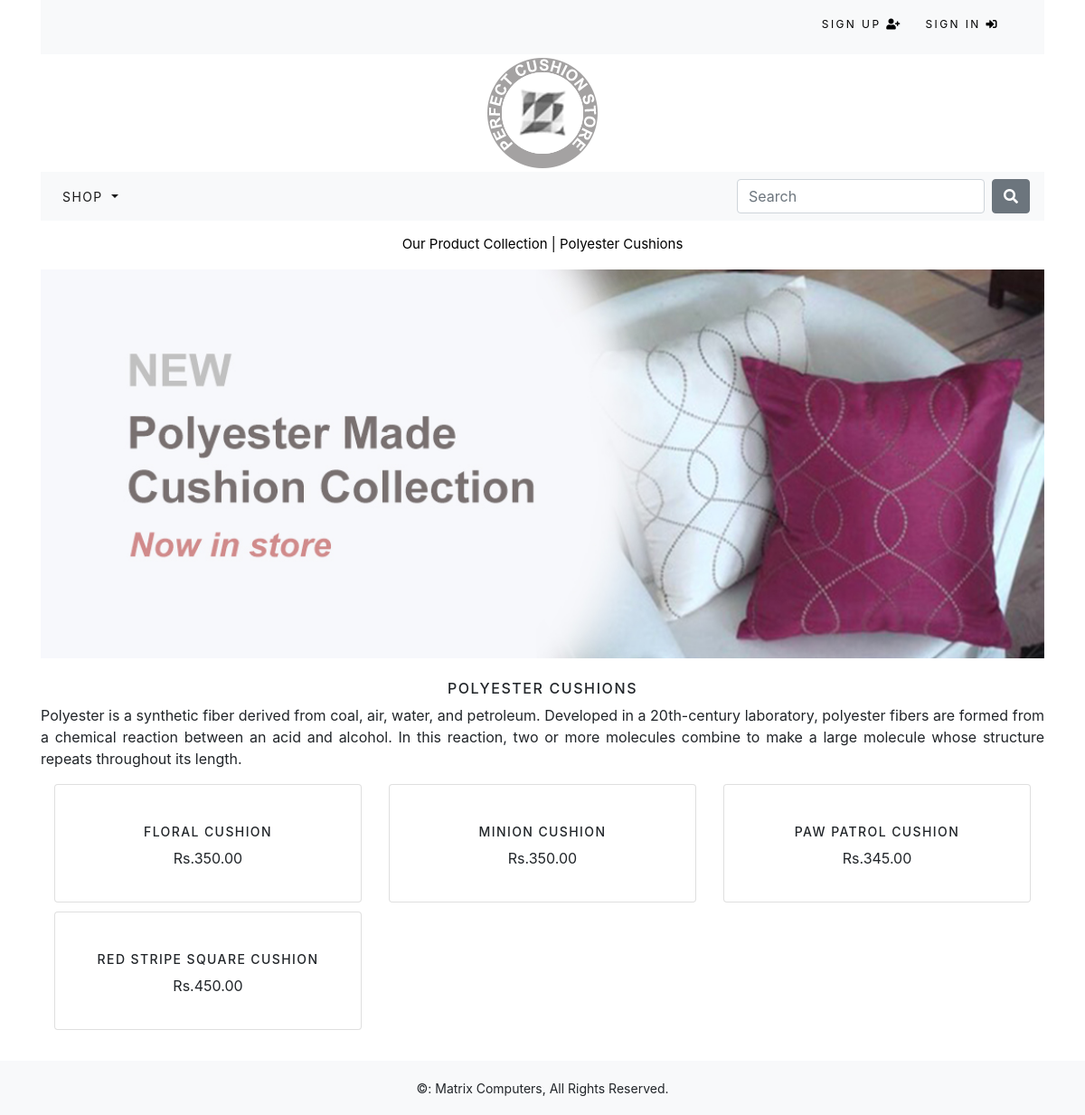
/shop/polyester-cushions/, run on the app's committed database.
### shop/models.py (models this page shows, shortened)
class Category(models.Model):
    name=models.CharField(max_length=250,unique=True)
    slug=models.SlugField(max_length=250,unique=True)
    description=models.TextField(blank=True)
    image=models.ImageField(upload_to='category',blank=True)
    class Meta:
        ordering=('name',)
        verbose_name='category'
        verbose_name_plural='categories'
    def get_url(self):
        return reverse('shop:products_by_category',args=[self.slug])

class Product(models.Model):
    name=models.CharField(max_length=250,unique=True)
    slug=models.SlugField(max_length=250,unique=True)
    description=models.TextField(blank=True)
    category=models.ForeignKey(Category,on_delete=models.CASCADE)
    price=models.DecimalField(max_digits=10,decimal_places=2)
    image=models.ImageField(upload_to='product',blank=True)
    stock=models.IntegerField()
    available=models.BooleanField(default=True)
    created=models.DateTimeField(auto_now_add=True)
    update=models.DateTimeField(auto_now=True)
    class Meta:
        ordering=('name',)
        verbose_name='product'
        verbose_name_plural='products'
    def get_url(self):
        return reverse('shop:ProdCatDetail',args=[self.category.slug,self.slug])

### shop/views.py (the view)
# urls.py: path('',views.allProdCat,name='allProdCat'),
def allProdCat(request,c_slug=None):
    c_page=None
    products_list=None
    if c_slug!=None:
        c_page=get_object_or_404(Category,slug=c_slug)
        products_list=Product.objects.filter(category=c_page,available=True)
    else:
        products_list=Product.objects.all()
    paginator=Paginator(products_list,6)
    try:
        page=int(request.GET.get('page','1'))
    except:
        page=1
    try:
        products=paginator.page(page)
    except (EmptyPage,InvalidPage):
        products=paginator.page(paginator.num_pages)
    return render(request,'shop/category.html',{'category':c_page,'products':products})

### cart/context_processors.py (called while the page is built)
def counter(request):
    item_count=0
    if 'admin' in request.path:
        return {}
    else:
        try:
            cart=Cart.objects.filter(cart_id=_cart_id(request))
            cart_items=CartItem.objects.all().filter(cart=cart[:1])
            for cart_item in cart_items:
                item_count+=cart_item.quantity
        except Cart.DoesNotExist:
            item_count=0
    return dict(item_count=item_count)

### cart/views.py (called while the page is built)
def _cart_id(request):
    cart=request.session.session_key
    if not cart:
        cart=request.session.create()
    return cart

### shop/context_processors.py (called while the page is built)
def menu_links(requets):
    links=Category.objects.all()
    return dict(links=links)

### templates/shop/category.html (shortened to what this page needs)
{% extends 'shop/base.html' %}
{% load static %}
{% block content %}
  {% if category %}
  <div class="row my_row_class">
    <div class="mx-auto">
      <p><a href="{% url 'shop:allProdCat' %}">Our Product Collection</a> | {{category.name}}</p>
    </div>
  </div>
  {% endif %}
  <div class="max-auto">
  {% if category %}
    <img class="my_image" src="{{category.image.url}}" alt="{{category.name}}">
  </div>
  <br>
    <div>
      <h1 class="text-center my_title">{{category.name}}</h1>
      <p class="text-justify">{{category.description}}</p>
    </div>
  {% endif %}
  <div class="conatiner">
    <div class="row mx-auto">
      {% for product in products.object_list %}
      <div class="my_bottom_margin col-9 col-sm-12 col-md-4 col-md-12 col-lg-4">
        <div class="card text-center" style="min-width: 18rem;">
          <a href="{{product.get_url}}"><img class="card-img-top my_image" src="{{product.image.url}}" alt=""></a>
          <div class="card-body">
            <h4>{{product.name}}</h4>
            <p>Rs.{{product.price}}</p>
          </div>
        </div>
      </div>
      {% endfor %}
    </div>
    <br>
  </div>
{% endblock %}

### static/css/custom.css (style rules this page uses)
body { font-family: 'Yeon Sung', cursive; }
.my_row_class { padding-top: 15px; }
.my_row_class .mx-auto p { color: #000000; font-size: 15px; }
.my_row_class .mx-auto p a { color: #000000; font-size: 15px; text-decoration: none; }
.my_image { width:100%; height: auto; }
.my_title { font-size: 16px; text-transform: uppercase; letter-spacing: .1em; }
.my_bottom_margin { margin-bottom: 10px; }
.card-body h4 { font-size: 14px; text-transform: uppercase; letter-spacing: .1em; }

### data on the page
Category: name "Polyester Cushions", image (picture), name "POLYESTER CUSHIONS", description "Polyester is a synthetic fiber derived from coal, air, water, and petroleum. Developed in a 20th-century laboratory, polyester fibers are formed from a chemical reaction between an acid and alcohol. In this reaction, two or more molecules combine to make a large molecule whose structure repeats throughout its length."
Product: name "FLORAL CUSHION", price "350.00"
Product: name "MINION CUSHION", price "350.00"
Product: name "PAW PATROL CUSHION", price "345.00"
Product: name "RED STRIPE SQUARE CUSHION", price "450.00"
